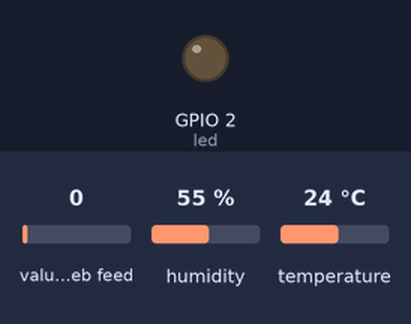
Simulated run of this program. Board: ESP32 board running MicroPython. On the bench: output pins drawn as LEDs (lit = HIGH). The inputs (shaded band) are chosen by the test bench; at power-on: value of the web feed 0, humidity 55 %, temperature 24 °C. WiFi joins after 1.5 s; requests to the public web service named in the program get a made-up reply in its usual format after 0.4 s (London, UTC, broken clouds, 64 % humidity, 1013 hPa unless stated); what the program prints to the serial console is not drawn.

Above: at 2.8 s.
2.9 s: value of the web feed set to 2
At 4.7 s:
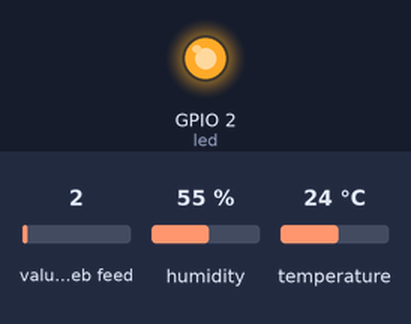
Timing chart, 0 to 6.2 s (numbered marks = the images above; inputs shaded):
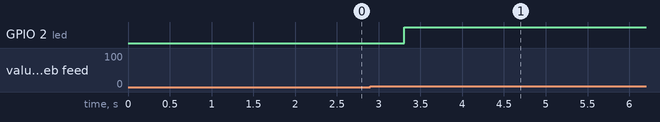

Measured:
- after the input at 2.9 s, GPIO 2 (led): LOW → HIGH after 0.41 s

The program:

blynk_app.py
```python
import network, time, machine, ujson
import urequests as requests
import dht

# ---------- CONFIG ----------
WIFI_SSID = "Robotic WIFI"
WIFI_PASS = "rbtWIFI@2025"

BLYNK_TOKEN = "-qYNTyr2EtlxX-4XzCyCSOa45hTo0qN7"            # Device token from Blynk Console → Devices
BLYNK_API   = "http://blynk.cloud/external/api"  # use http to avoid SSL issues on older builds

LED_PIN = 2                 # try 2; if no onboard LED, use pin 5 or wire an external LED + 220Ω → GND
LED_ACTIVE_HIGH = True     # many ESP32 onboard LEDs are active-LOW (False)

DHT_PIN = 4
USE_DHT11 = True            # set False if using DHT22

POLL_BTN_MS = 400           # poll V0
PUSH_TEMP_MS = 3000         # push V1

# ---------- HW ----------
led = machine.Pin(LED_PIN, machine.Pin.OUT)
def LED_ON():  led.value(1 if LED_ACTIVE_HIGH else 0)
def LED_OFF(): led.value(0 if LED_ACTIVE_HIGH else 1)

sensor = dht.DHT11(machine.Pin(DHT_PIN)) if USE_DHT11 else dht.DHT22(machine.Pin(DHT_PIN))

# ---------- Wi-Fi ----------
def wifi_connect():
    wlan = network.WLAN(network.STA_IF)
    wlan.active(True)
    if not wlan.isconnected():
        print("Connecting Wi-Fi...")
        wlan.connect(WIFI_SSID, WIFI_PASS)
        t0 = time.ticks_ms()
        while not wlan.isconnected():
            if time.ticks_diff(time.ticks_ms(), t0) > 15000:
                raise OSError("Wi-Fi timeout")
            time.sleep_ms(200)
    print("Wi-Fi:", wlan.ifconfig())
    return wlan

def wifi_ensure(wlan):
    if not wlan.isconnected():
        try: wlan.disconnect()
        except: pass
        wlan.active(True)
        wlan.connect(WIFI_SSID, WIFI_PASS)
        t0 = time.ticks_ms()
        while not wlan.isconnected():
            if time.ticks_diff(time.ticks_ms(), t0) > 15000:
                print("Reconn timeout; will retry…")
                break
            time.sleep_ms(200)
        if wlan.isconnected():
            print("Wi-Fi reconnected:", wlan.ifconfig())
    return wlan.isconnected()

# ---------- Blynk REST ----------
def _safe_close(r):
    try: r.close()
    except: pass

def blynk_get_v0():
    """Return 0/1 (int) or None on error. Accepts 1, 0, '1', '0', ['1'], [1], true/false."""
    url = f"{BLYNK_API}/get?token={BLYNK_TOKEN}&V0"
    r = None
    try:
        r = requests.get(url)
        if r.status_code != 200:
            print("GET V0 HTTP", r.status_code, r.text)
            return None
        txt = r.text.strip()
        # Try JSON first
        try:
            obj = ujson.loads(txt)
        except Exception:
            obj = txt  # keep raw

        # Normalize to a single value
        if isinstance(obj, list) and obj:
            val = obj[0]
        else:
            val = obj

        # Coerce to int 0/1
        if isinstance(val, bool):
            return 1 if val else 0
        if isinstance(val, (int, float)):
            return 1 if int(val) != 0 else 0
        if isinstance(val, str):
            s = val.strip().strip('"').lower()
            if s in ("1", "true", "on"):  return 1
            if s in ("0", "false", "off"): return 0
            # last resort: try int()
            try:
                return 1 if int(s) != 0 else 0
            except:
                print("GET V0 parse err:", txt)
                return None
        print("GET V0 unknown type:", type(val), val)
        return None
    except Exception as e:
        print("GET V0 error:", e)
        return None
    finally:
        if r: _safe_close(r)

def blynk_update_v1(temp_c):
    url = f"{BLYNK_API}/update?token={BLYNK_TOKEN}&v1={temp_c:.1f}"
    r = None
    try:
        r = requests.get(url)
        if r.status_code != 200:
            print("UPDATE V1 HTTP", r.status_code, r.text)
    except Exception as e:
        print("UPDATE V1 error:", e)
    finally:
        if r: _safe_close(r)

# ---------- Sensor ----------
def read_temp_c():
    for _ in range(3):
        try:
            sensor.measure()
            t = sensor.temperature()
            if t is not None:
                return t
        except:
            time.sleep_ms(250)
    return None

# ---------- Main ----------
def main():
    wlan = wifi_connect()


    next_btn  = time.ticks_ms()
    next_push = time.ticks_ms()
    last_v0   = None

    print("Running… V0→LED, V1=temp(°C)")
    while True:
        wifi_ensure(wlan)

        now = time.ticks_ms()

        # 1) Poll V0
        if time.ticks_diff(now, next_btn) >= 0:
            v0 = blynk_get_v0()
            if v0 is not None:
                print("V0 (cloud):", v0)
                if v0 != last_v0:
                    if v0 == 1: LED_ON()
                    else:       LED_OFF()
                    last_v0 = v0
            next_btn = time.ticks_add(now, POLL_BTN_MS)

        # 2) Push temperature to V1
        if time.ticks_diff(now, next_push) >= 0:
            t = read_temp_c()
            if t is not None:
                print("Temp:", "{:.1f}°C".format(t))
                blynk_update_v1(t)
            else:
                print("Temp read failed")
            next_push = time.ticks_add(now, PUSH_TEMP_MS)

        time.sleep_ms(40)

try:
    main()
except Exception as e:
    print("Fatal:", e)
 
```
